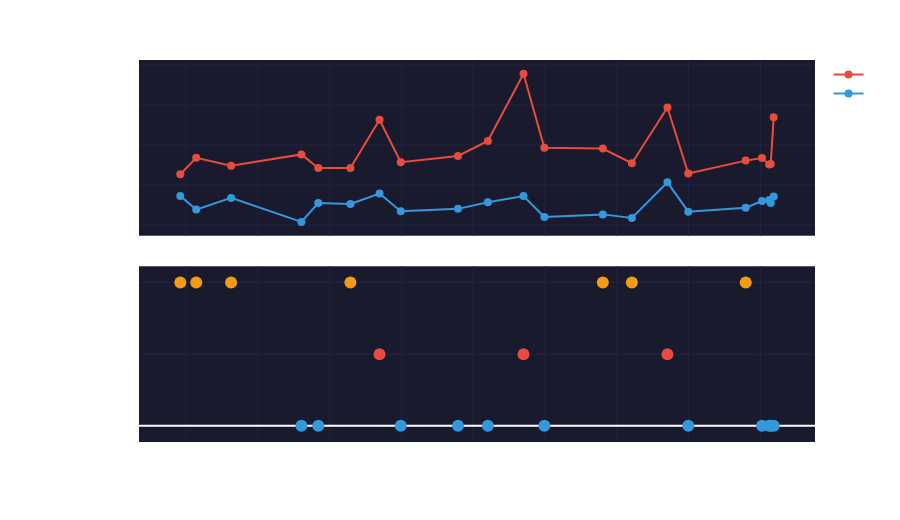

Here is the notebook cell this chart was saved with:
### Code cell
# Plot 3: System-State Timeline + L5 time series
ts_x   = [s['_cest'] for s in snaps]
l5_y   = [lscore(s, 'L5_global_electric_circuit') for s in snaps]
l3_y   = [lscore(s, 'L3_atmosphere') for s in snaps]
states = [s['system_state'] for s in snaps]

state_colors = {
    'seasonal_transition_state':    '#3498db',
    'anomalous_resonance_state':    '#e74c3c',
    'cavity_condition_shift_state': '#f39c12',
    'normal_background_state':      '#2ecc71',
}

fig3 = make_subplots(rows=2, cols=1, shared_xaxes=True, vertical_spacing=0.08,
                     subplot_titles=('L5 (GEC) and L3 (Atmosphere)', 'System State'))

fig3.add_trace(go.Scatter(x=ts_x, y=l5_y, name='L5', mode='lines+markers',
                          line=dict(color='#e74c3c'), marker=dict(size=8)), row=1, col=1)
fig3.add_trace(go.Scatter(x=ts_x, y=l3_y, name='L3', mode='lines+markers',
                          line=dict(color='#3498db'), marker=dict(size=8)), row=1, col=1)

state_y = [list(state_colors.keys()).index(st) if st in state_colors else 0 for st in states]
fig3.add_trace(go.Scatter(
    x=ts_x, y=state_y, mode='markers', showlegend=False,
    marker=dict(size=12, color=[state_colors.get(st, '#888') for st in states]),
    text=states, hovertemplate='%{text}<extra></extra>',
), row=2, col=1)

fig3.update_layout(
    height=520, plot_bgcolor='#1a1a2e', paper_bgcolor='rgba(0,0,0,0)',
    font=dict(color='white'),
    legend=dict(bgcolor='rgba(0,0,0,0)', font=dict(color='white')),
    margin=dict(l=60, r=40, t=60, b=40),
)
fig3.update_xaxes(gridcolor='#222244', color='white')
fig3.update_yaxes(gridcolor='#222244', color='white')
fig3.update_yaxes(tickvals=list(range(len(state_colors))),
                  ticktext=[s.replace('_state', '') for s in state_colors.keys()],
                  row=2, col=1)
fig3.show()

### Figure 1 — Plotly figure (JSON) as saved in the notebook; plotly's stock layout.template omitted (floating-point values rounded to 4 significant figures)
{"data": [{"line": {"color": "#e74c3c"}, "marker": {"size": 8}, "mode": "lines+markers", "name": "L5", "type": "scatter", "x": ["2026-05-10T11:01:46.506528", "2026-05-10T13:41:29.902627", "2026-05-10T19:31:31.328320", "2026-05-11T07:16:30.645688", "2026-05-11T10:05:36.208664", "2026-05-11T15:28:08.999499", "2026-05-11T20:20:14.068237", "2026-05-11T23:53:19.527452", "2026-05-12T09:27:09.478526", "2026-05-12T14:26:47.534326", "2026-05-12T20:24:27.756950", "2026-05-12T23:53:38.056232", "2026-05-13T09:40:03.337668", "2026-05-13T14:31:24.329513", "2026-05-13T20:28:23.467540", "2026-05-13T23:57:16.543122", "2026-05-14T09:33:20.940987", "2026-05-14T12:16:35.027503", "2026-05-14T13:28:05.404955", "2026-05-14T13:44:25.522284", "2026-05-14T14:14:09.574382"], "xaxis": "x", "y": [0.227, 0.2683, 0.2483, 0.2768, 0.2429, 0.2425, 0.3636, 0.2574, 0.2729, 0.3105, 0.4786, 0.2932, 0.2913, 0.2547, 0.3943, 0.229, 0.2612, 0.2676, 0.2518, 0.2525, 0.37], "yaxis": "y"}, {"line": {"color": "#3498db"}, "marker": {"size": 8}, "mode": "lines+markers", "name": "L3", "type": "scatter", "x": ["2026-05-10T11:01:46.506528", "2026-05-10T13:41:29.902627", "2026-05-10T19:31:31.328320", "2026-05-11T07:16:30.645688", "2026-05-11T10:05:36.208664", "2026-05-11T15:28:08.999499", "2026-05-11T20:20:14.068237", "2026-05-11T23:53:19.527452", "2026-05-12T09:27:09.478526", "2026-05-12T14:26:47.534326", "2026-05-12T20:24:27.756950", "2026-05-12T23:53:38.056232", "2026-05-13T09:40:03.337668", "2026-05-13T14:31:24.329513", "2026-05-13T20:28:23.467540", "2026-05-13T23:57:16.543122", "2026-05-14T09:33:20.940987", "2026-05-14T12:16:35.027503", "2026-05-14T13:28:05.404955", "2026-05-14T13:44:25.522284", "2026-05-14T14:14:09.574382"], "xaxis": "x", "y": [0.1725, 0.1386, 0.1679, 0.1077, 0.155, 0.1525, 0.1787, 0.1347, 0.1404, 0.1571, 0.1726, 0.1202, 0.1266, 0.1174, 0.2068, 0.1334, 0.1432, 0.1601, 0.1628, 0.1552, 0.1714], "yaxis": "y"}, {"hovertemplate": "%{text}<extra></extra>", "marker": {"color": ["#f39c12", "#f39c12", "#f39c12", "#3498db", "#3498db", "#f39c12", "#e74c3c", "#3498db", "#3498db", "#3498db", "#e74c3c", "#3498db", "#f39c12", "#f39c12", "#e74c3c", "#3498db", "#f39c12", "#3498db", "#3498db", "#3498db", "#3498db"], "size": 12}, "mode": "markers", "showlegend": false, "text": ["cavity_condition_shift_state", "cavity_condition_shift_state", "cavity_condition_shift_state", "seasonal_transition_state", "seasonal_transition_state", "cavity_condition_shift_state", "anomalous_resonance_state", "seasonal_transition_state", "seasonal_transition_state", "seasonal_transition_state", "anomalous_resonance_state", "seasonal_transition_state", "cavity_condition_shift_state", "cavity_condition_shift_state", "anomalous_resonance_state", "seasonal_transition_state", "cavity_condition_shift_state", "seasonal_transition_state", "seasonal_transition_state", "seasonal_transition_state", "seasonal_transition_state"], "type": "scatter", "x": ["2026-05-10T11:01:46.506528", "2026-05-10T13:41:29.902627", "2026-05-10T19:31:31.328320", "2026-05-11T07:16:30.645688", "2026-05-11T10:05:36.208664", "2026-05-11T15:28:08.999499", "2026-05-11T20:20:14.068237", "2026-05-11T23:53:19.527452", "2026-05-12T09:27:09.478526", "2026-05-12T14:26:47.534326", "2026-05-12T20:24:27.756950", "2026-05-12T23:53:38.056232", "2026-05-13T09:40:03.337668", "2026-05-13T14:31:24.329513", "2026-05-13T20:28:23.467540", "2026-05-13T23:57:16.543122", "2026-05-14T09:33:20.940987", "2026-05-14T12:16:35.027503", "2026-05-14T13:28:05.404955", "2026-05-14T13:44:25.522284", "2026-05-14T14:14:09.574382"], "xaxis": "x2", "y": [2, 2, 2, 0, 0, 2, 1, 0, 0, 0, 1, 0, 2, 2, 1, 0, 2, 0, 0, 0, 0], "yaxis": "y2"}], "layout": {"annotations": [{"font": {"size": 16}, "showarrow": false, "text": "L5 (GEC) and L3 (Atmosphere)", "x": 0.5, "xanchor": "center", "xref": "paper", "y": 1.0, "yanchor": "bottom", "yref": "paper"}, {"font": {"size": 16}, "showarrow": false, "text": "System State", "x": 0.5, "xanchor": "center", "xref": "paper", "y": 0.46, "yanchor": "bottom", "yref": "paper"}], "font": {"color": "white"}, "height": 520, "legend": {"bgcolor": "rgba(0,0,0,0)", "font": {"color": "white"}}, "margin": {"b": 40, "l": 60, "r": 40, "t": 60}, "paper_bgcolor": "rgba(0,0,0,0)", "plot_bgcolor": "#1a1a2e", "xaxis": {"anchor": "y", "color": "white", "domain": [0.0, 1.0], "gridcolor": "#222244", "matches": "x2", "showticklabels": false}, "xaxis2": {"anchor": "y2", "color": "white", "domain": [0.0, 1.0], "gridcolor": "#222244"}, "yaxis": {"anchor": "x", "color": "white", "domain": [0.54, 1.0], "gridcolor": "#222244"}, "yaxis2": {"anchor": "x2", "color": "white", "domain": [0.0, 0.46], "gridcolor": "#222244", "ticktext": ["seasonal_transition", "anomalous_resonance", "cavity_condition_shift", "normal_background"], "tickvals": [0, 1, 2, 3]}}}
